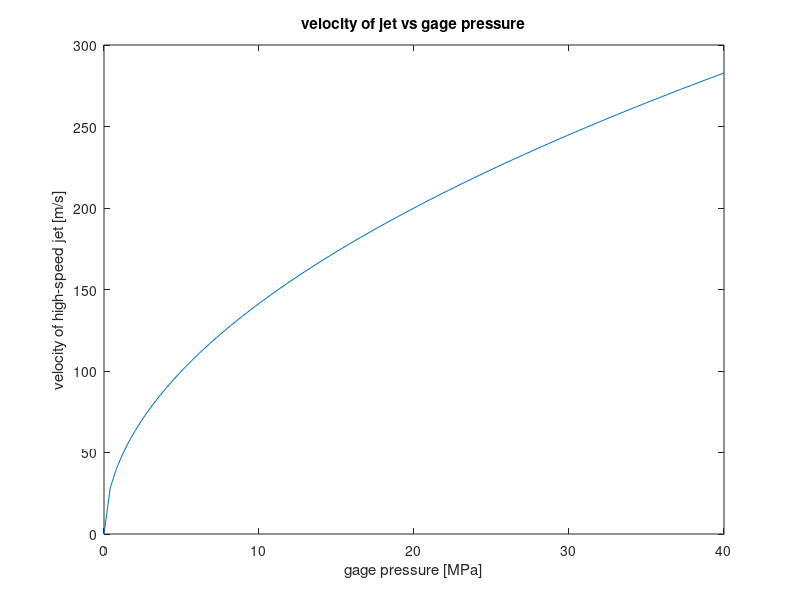

Here is the MATLAB script that generated this plot:
clear 
close
clc

P_g = linspace(0,40);
p = 1000;

V = sqrt(2*P_g * 10^6 /p);

plot(P_g,V);
xlabel('gage pressure [MPa]');
ylabel('velocity of high-speed jet [m/s]');
title('velocity of jet vs gage pressure');
